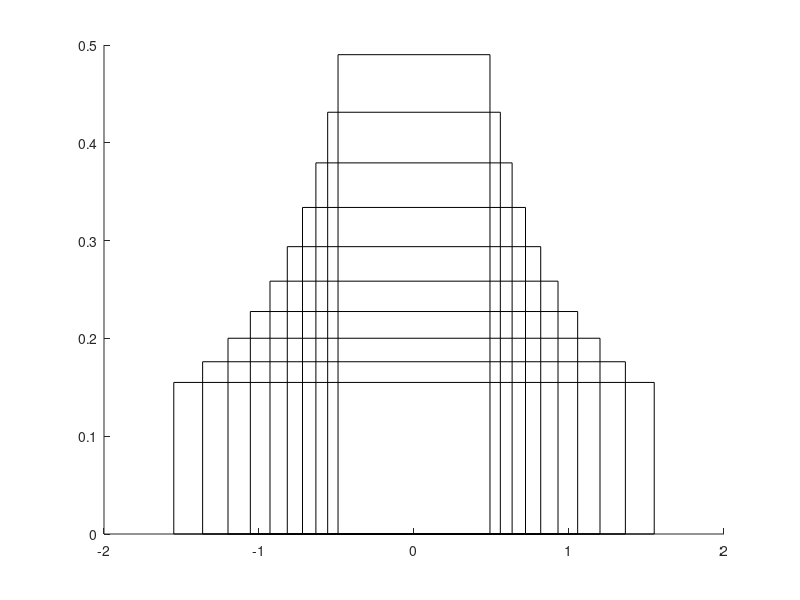

Write the MATLAB code that produced this figure.
v_throughScreen = (0.5)*0.3048; % [(ft/s) -> m/s]
q = 0.23; % [m^3/s]
A_screen = q/v_throughScreen;

a = logspace(log10(0.1),log10(1),10); % aspect ratio

R = sqrt(A_screen./(2*pi*a));
h = a.*R;

figure
for i = 1:numel(a)
    rectangle('Position',[-R(i), 0, 2*R(i), h(i)])
    hold on
end